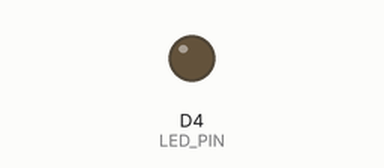
Bench run of a sketch on a simulated ESP8266 (Wemos D1 mini). On the bench: output pins drawn as LEDs (lit = HIGH).

Above: at 0.7 s.
At 5.2 s:
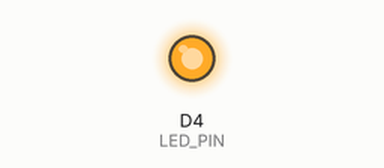
Timing chart, 0 to 6.9 s (numbered marks = the images above):
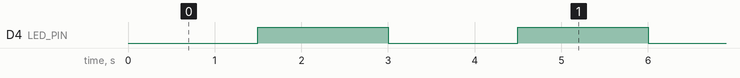

The sketch:

d1mini_blink_d4.ino
```cpp
const int LED_PIN = D4;

void setup() {
  pinMode(LED_PIN, OUTPUT);
}

void loop() {
  // On D1 mini, onboard LED is active LOW.
  digitalWrite(LED_PIN, LOW);
  delay(1500);
  digitalWrite(LED_PIN, HIGH);
  delay(1500);
}
```

Measured:
- by itself, D4 (LED_PIN): alternates HIGH for 1.5 s and LOW for 1.5 s
